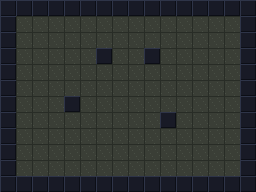

This is a level from a 2D game, rendered from its Tiled map with the project's own tilesets. A one-line summary and the complete map file follow:
An orthogonal 16x12 tile map with 16x16 px tiles, 2 tile layers (ground, collision) and 10 objects (player, yours, one, two, three, ...).

<map version="1.10" tiledversion="1.10.2" orientation="orthogonal" renderorder="right-down" width="16" height="12" tilewidth="16" tileheight="16" infinite="0" nextlayerid="5" nextobjectid="11">
 <tileset firstgid="1" source="chirp_tiles.tsx" />
 <layer id="1" name="ground" width="16" height="12">
  <data encoding="csv">
1,1,1,1,1,1,1,1,1,1,1,1,1,1,1,1,
1,1,1,1,1,1,1,1,1,1,1,1,1,1,1,1,
1,1,1,1,1,1,1,1,1,1,1,1,1,1,1,1,
1,1,1,1,1,1,1,1,1,1,1,1,1,1,1,1,
1,1,1,1,1,1,1,1,1,1,1,1,1,1,1,1,
1,1,1,1,1,1,1,1,1,1,1,1,1,1,1,1,
1,1,1,1,1,1,1,1,1,1,1,1,1,1,1,1,
1,1,1,1,1,1,1,1,1,1,1,1,1,1,1,1,
1,1,1,1,1,1,1,1,1,1,1,1,1,1,1,1,
1,1,1,1,1,1,1,1,1,1,1,1,1,1,1,1,
1,1,1,1,1,1,1,1,1,1,1,1,1,1,1,1,
1,1,1,1,1,1,1,1,1,1,1,1,1,1,1,1
</data>
 </layer>
 <layer id="2" name="collision" width="16" height="12">
  <data encoding="csv">
2,2,2,2,2,2,2,2,2,2,2,2,2,2,2,2,
2,0,0,0,0,0,0,0,0,0,0,0,0,0,0,2,
2,0,0,0,0,0,0,0,0,0,0,0,0,0,0,2,
2,0,0,0,0,0,2,0,0,2,0,0,0,0,0,2,
2,0,0,0,0,0,0,0,0,0,0,0,0,0,0,2,
2,0,0,0,0,0,0,0,0,0,0,0,0,0,0,2,
2,0,0,0,2,0,0,0,0,0,0,0,0,0,0,2,
2,0,0,0,0,0,0,0,0,0,2,0,0,0,0,2,
2,0,0,0,0,0,0,0,0,0,0,0,0,0,0,2,
2,0,0,0,0,0,0,0,0,0,0,0,0,0,0,2,
2,0,0,0,0,0,0,0,0,0,0,0,0,0,0,2,
2,2,2,2,2,2,2,2,2,2,2,2,2,2,2,2
</data>
 </layer>
 <objectgroup id="3" name="entities">
  <object id="1" name="player" x="32" y="144" width="16" height="16" />
  <object id="2" name="yours" x="128" y="80" width="16" height="16">
   <properties>
    <property name="clan" type="int" value="2" />
    <property name="family" type="int" value="1" />
    <property name="role" value="responder" />
    <property name="is_blocker" type="bool" value="false" />
   </properties>
  </object>
  <object id="3" name="one" x="48" y="32" width="16" height="16">
   <properties>
    <property name="clan" type="int" value="0" />
    <property name="family" type="int" value="2" />
    <property name="role" value="caller" />
    <property name="is_blocker" type="bool" value="false" />
    <property name="flee_route" value="flee_one" />
   </properties>
  </object>
  <object id="4" name="two" x="192" y="32" width="16" height="16">
   <properties>
    <property name="clan" type="int" value="0" />
    <property name="family" type="int" value="2" />
    <property name="role" value="responder" />
    <property name="is_blocker" type="bool" value="false" />
    <property name="flee_route" value="flee_two" />
   </properties>
  </object>
  <object id="5" name="three" x="208" y="144" width="16" height="16">
   <properties>
    <property name="clan" type="int" value="3" />
    <property name="family" type="int" value="0" />
    <property name="role" value="caller" />
    <property name="is_blocker" type="bool" value="false" />
    <property name="flee_route" value="flee_three" />
   </properties>
  </object>
  <object id="6" name="four" x="80" y="144" width="16" height="16">
   <properties>
    <property name="clan" type="int" value="3" />
    <property name="family" type="int" value="0" />
    <property name="role" value="responder" />
    <property name="is_blocker" type="bool" value="false" />
    <property name="flee_route" value="flee_four" />
   </properties>
  </object>
 </objectgroup>
 <objectgroup id="4" name="zones">
  <object id="7" name="flee_one" x="48" y="32">
   <polyline points="0,0 0,16 0,32" />
  </object>
  <object id="8" name="flee_two" x="192" y="32">
   <polyline points="0,0 0,16 0,32" />
  </object>
  <object id="9" name="flee_three" x="208" y="144">
   <polyline points="0,0 -16,0 -32,0" />
  </object>
  <object id="10" name="flee_four" x="80" y="144">
   <polyline points="0,0 16,0 32,0" />
  </object>
 </objectgroup>
</map>
